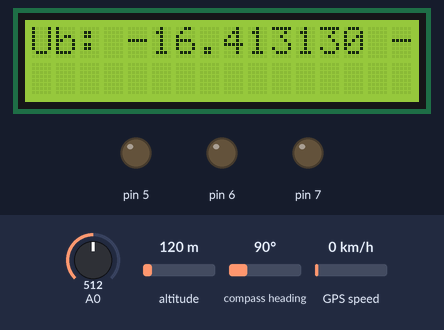
This sketch was run on a simulated Arduino Uno, built with avr-gcc and run on an emulated ATmega328P. Shown: 16×2 character LCD, output pins drawn as LEDs (lit = HIGH). Inputs (shaded band) come from the test bench; at power-on: A0 = 512, altitude 120 m, compass heading 90°, GPS speed 0 km/h. The GPS gets a fix after 3 s at 37.7749, -122.4194 with 8 satellites; what the sketch prints to the serial monitor is not drawn.

Above: at 0.1 s.
At 9.1 s:
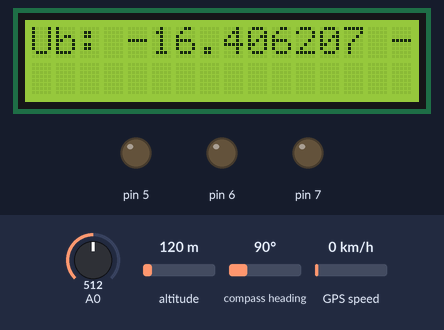
At 17.41 s:
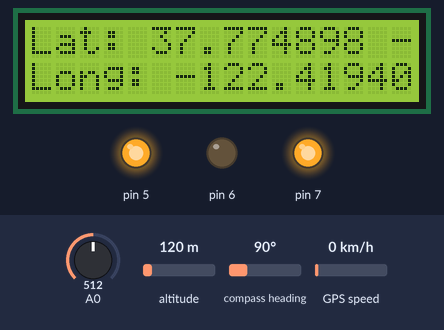
At 38.1 s:
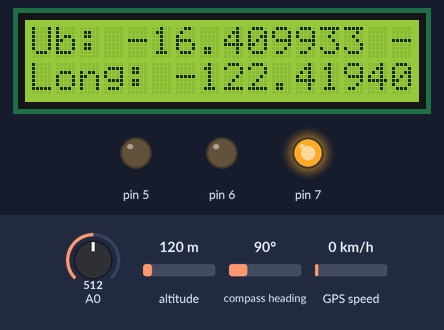
Timing chart, 0 to 39.6 s (numbered marks = the images above):
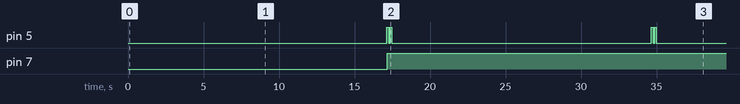

Measured:
- by itself, pin 5: LOW → HIGH at 17.1 s, → LOW 0.11 s later, → HIGH 0.11 s later, → LOW 0.11 s later, … (8 changes in this stretch)
- by itself, pin 7: LOW → HIGH at 17.2 s
- what the display in image 1 shows lasts 1.0 s, from 9.1 s to 10.1 s
- what the display in image 2 shows lasts 0.4 s, from 17.2 s to 17.6 s

The sketch:

Simulation.ino
```cpp
#include <LiquidCrystal.h>
// Interfacing Arduino with NEO-6M GPS module
#include <TinyGPS++.h>           // Include TinyGPS++ library
#include<TinyGPS.h>
#include <SoftwareSerial.h>      // Include software serial library
TinyGPSPlus gps;
TinyGPS gps2;
LiquidCrystal lcd(8,9,10,11,12,13);
#define S_RX    4                // Define software serial RX pin
#define S_TX    3                // Define software serial TX pin
SoftwareSerial SoftSerial(S_RX, S_TX);    // Configure SoftSerial library
void getgps(TinyGPS &gps2);
float tempC;
float val;
int dato = 5;
String ubicacion[17] ={"-16.413130 -71.529107",
                      "-16.412135 -71.528377",
                      "-16.410983 -71.528591",
                      "-16.409933 -71.528999",
                      "-16.409089 -71.529192",
                      "-16.408780 -71.527668",
                      "-16.408369 -71.526252",
                      "-16.407833 -71.525415",
                      "-16.407216 -71.524514",
                      "-16.406207 -71.525523",
                      "-16.404646 -71.527225",
                      "-16.403369 -71.526281",
                      "-16.401846 -71.524135",
                      "-16.399788 -71.521903",
                      "-16.397770 -71.523749",
                      "-16.396782 -71.526238",
                      "-16.395424 -71.527397"};

void setup() {
  Serial.begin(9600);
  SoftSerial.begin(9600);
  pinMode(5, OUTPUT);
  pinMode(A0, INPUT);
  pinMode(6, OUTPUT);
  pinMode(7, OUTPUT);
  lcd.begin(16,2);
}
void getgps(TinyGPS &gps2){
  float latitude, longitude;
  gps2.f_get_position(&latitude,&longitude);
  lcd.setCursor(0,0);
  lcd.print("Lat: ");
  lcd.print(latitude,5);
  lcd.setCursor(0,1);
  lcd.print("Long: ");
  lcd.print(longitude,5);
}

void loop() {
  val = analogRead (A0);
  //float milliV = (val/1023.0)*5000;
  //tempC = milliV/10;
  float dato_volt = val * 5.0 / 1023.0;
  tempC = dato_volt * 10;

  for (int i = 0; i < 17; i++){
    Serial.println(ubicacion[i]);
    lcd.setCursor(0,0);
    lcd.print("Ub: ");
    lcd.print(ubicacion[i]);
    delay(1000);
}
  while (SoftSerial.available() > 0) {
    if (gps.encode(SoftSerial.read())) {
      digitalWrite(5, HIGH);
      if (gps.location.isValid()) {
        lcd.setCursor(0,0);
        lcd.print("Lat: ");
        lcd.print(gps.location.lat(), 6);
        lcd.setCursor(0,1);
        lcd.print("Long: ");
        lcd.print(gps.location.lng(), 6);
        Serial.print(gps.location.lat(), 6);
        Serial.print(" ");
        Serial.print(gps.location.lng(), 6);
        Serial.println();
        Serial.print("Temperatura: ");
        Serial.print(tempC);
        Serial.print(" *C");
        //Serial.println();
        //Serial.println(dato);
        Serial.println();
        if(tempC>25.0){
          digitalWrite(6,LOW);
          digitalWrite(7,HIGH);
        }else{
          digitalWrite(6,HIGH);
          digitalWrite(7,LOW);
        }
        delay(100);
        digitalWrite(5, LOW);
        delay(100);
      }
      else
        Serial.println("Location Invalid");
    }
  }
}
```
